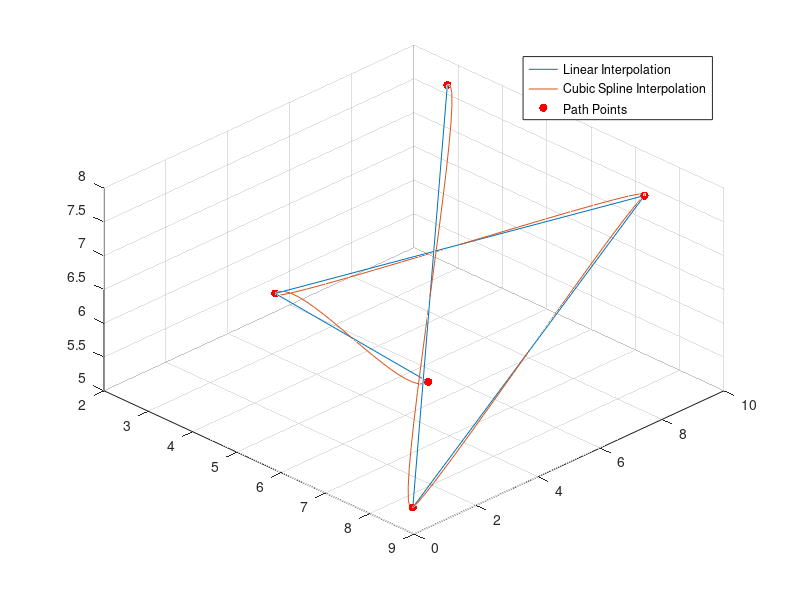

This figure's MATLAB source:
%% Generate path points
r1 = 0;
r2 = 10;
size = 5;
x = (r2-r1).*rand(size,1) + r1;
y = (r2-r1).*rand(size,1) + r1;
z = (r2-r1).*rand(size,1) + r1;

% xd = 2.*rand(size,1);
% yd = 2.*rand(size,1);
% zd = 2.*rand(size,1);
xd = 1*ones(size,1);
yd = 1*ones(size,1);
zd = 1*ones(size,1);


%% Construct polynomials
px = [];
for i = 1:length(x)-1
    tau = 1;
    ai = (1/tau^3)*(xd(i+1)*tau - 2*x(i+1) + xd(i)*tau + 2*x(i));
    bi = (1/tau^2)*(3*x(i+1) - 3*x(i) - xd(i+1)*tau - 2*xd(i)*tau);
    ci = xd(i);
    di = x(i);
    for j = i:0.05:i+1
        ji = j-i;
        pxi = ai*ji^3 + bi*ji^2 +ci*ji + di;
        px = [px; pxi];
    end
end

py = [];
for i = 1:length(y)-1
    tau = 1;
    ai = (1/tau^3)*(yd(i+1)*tau - 2*y(i+1) + yd(i)*tau + 2*y(i));
    bi = (1/tau^2)*(3*y(i+1) - 3*y(i) - yd(i+1)*tau - 2*yd(i)*tau);
    ci = yd(i);
    di = y(i);
    for j = i:0.05:i+1
        ji = j-i;
        pyi = ai*ji^3 + bi*ji^2 +ci*ji + di;
        py = [py; pyi];
    end
end

pz = [];
for i = 1:length(z)-1
    tau = 1;
    ai = (1/tau^3)*(zd(i+1)*tau - 2*z(i+1) + zd(i)*tau + 2*z(i));
    bi = (1/tau^2)*(3*z(i+1) - 3*z(i) - zd(i+1)*tau - 2*zd(i)*tau);
    ci = zd(i);
    di = z(i);
    for j = i:0.05:i+1
        ji = j-i;
        pzi = ai*ji^3 + bi*ji^2 +ci*ji + di;
        pz = [pz; pzi];
    end
end

close all
figure, hold on
plot3(x,y,z);
plot3(px,py,pz);
scatter3(x,y,z, 'r', 'filled');
legend({'Linear Interpolation','Cubic Spline Interpolation', 'Path Points'});
grid on
view([45 45]);